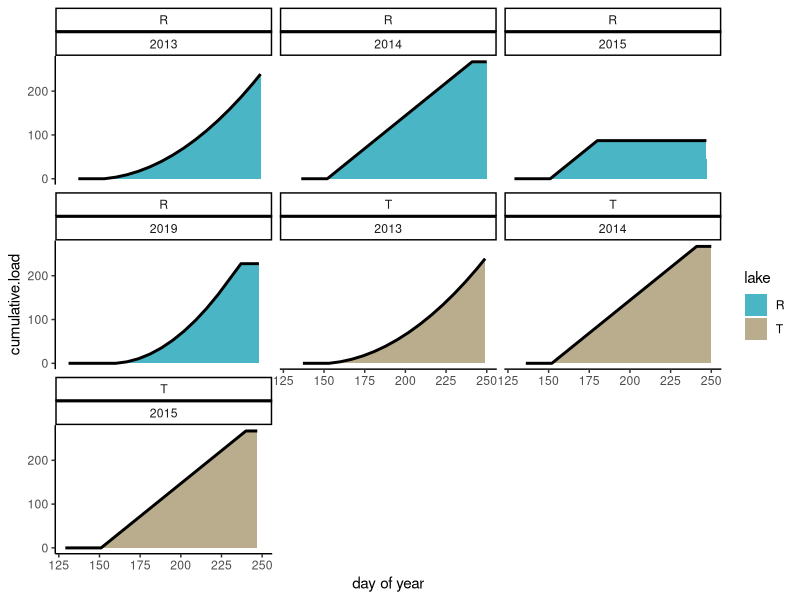
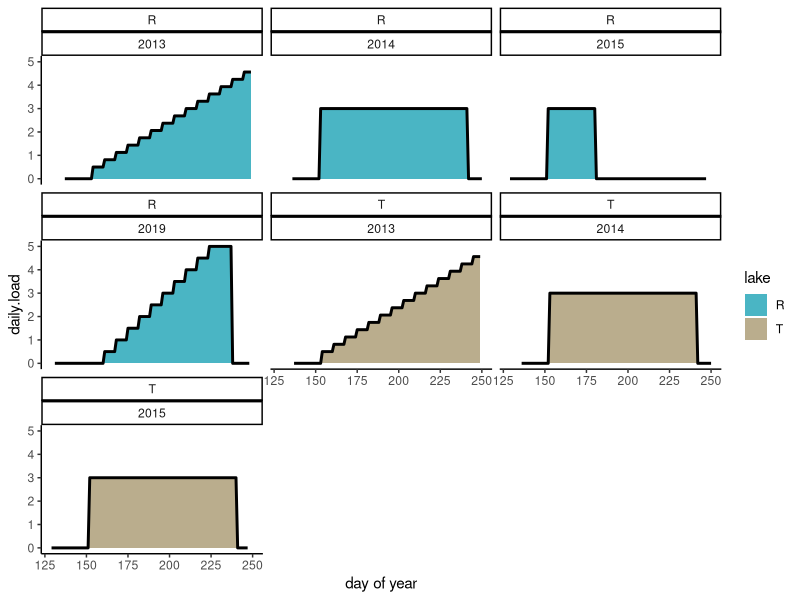

These charts were generated, in order, by the following R code:
# create a dataframe that has daily cumulative and single day P-load for
# each of the years I am using in analysis

library(tidyverse)

# create a dataframe with each of the lake_year combinations and all of the 
# days of the year empty

# get the lake_years and days from the chlorophyll data
chl = read.csv("./formatted data/manual_chlorophyll.csv")

nut.load = chl %>% mutate(cumulative.load = 0, daily.load = 0)

nut.load <- nut.load %>%
  dplyr::rename(doy = doyCat)


# Need nutrient loading rates for Tuesday in 2013, 2014, and 2015
# and Peter in 2013, 2014, 2015, and 2019

# From Wilkinson et al. 2018 (Ecological Monographs):

# 2013: 0.5 mg P*m-2*d-1 increasing weekly by 0.3125 mg P*m-2*d-1 until doy 203,
  # after which the weekly increase was 0.625 

# 2014: R and T had an aerial P loading rate of 3 mg P*m-2*d-1 from doy 153-241

# 2015: R had an aerial P loading rate of 3 mg P*m-2*d-1 from doy 152-180
#       T had an aerial P loading rate of 3 mg P*m-2*d-1 from doy 152-240
# 

# From Buelo et al. 2022 Ecological Applications:

# "In the second year, 2019, nutrients 
# were added to Peter Lake daily starting 
# on day of year 161 and ending on day of year 237. 
# Solutions of phosphoric acid and ammonium nitrate 
# were prepared and distributed by pumping them into the
# prop-wash of a boat propelled by an electric motor.
# Nutrients were added at a fixed 15:1 molar ratio of N:P, 
# with the loading rate starting at 0.5 mg P m−2 day−1 for the first week.
# Every 7 days, the nutrient loading rate was increased by 0.5 mg P m−2 day−1 
# until reaching a rate of 5 mg P m−2 day−1 in week 10, which was then maintained
# for 7 additional days before stopping nutrient additions."

# calculate the daily load for 2019
calculate_daily_load_2019 <- function(doy) {
  start_doy <- 161
  end_doy <- 237
  initial_load <- 0.5
  final_load <- 5
  load_increase <- 0.5
  weeks <- ((doy - start_doy) %/% 7) + 1
  
  ifelse(doy < start_doy | doy > end_doy,
         0,
         ifelse(weeks <= 10,
                initial_load + load_increase * (weeks - 1),
                final_load))
}

nut.load <- nut.load %>%
  mutate(daily.load = case_when(
    year == 2013 & (lake == "R" | lake == "T") & doy >= 154 ~ 0.5 + 0.3125 * ((doy - 154) %/% 7),
    year == 2013 & (lake == "R" | lake == "T") & doy < 154 ~ 0,
    year == 2013 & (lake == "R" | lake == "T") & doy > 203 ~ 0.5 + 0.625 * ((doy - 203) %/% 7),
    (lake == "R" | lake == "T") & year == 2014 & doy >= 153 & doy <= 241 ~ 3,
    (lake == "R") & year == 2015 & doy >= 152 & doy <= 180 ~ 3,
    (lake == "T") & year == 2015 & doy >= 152 & doy <= 240 ~ 3,
    (lake == "R") & year == 2019 & doy >= 161 & doy <= 237 ~ calculate_daily_load_2019(doy),
    TRUE ~ daily.load
  ))




nut.load = nut.load %>% mutate(year = as.factor(year))

# calculate the cumulative loading

nut.load = nut.load %>% 
  arrange(lake, year) %>%
  dplyr::group_by(lake, year) %>% 
  dplyr::mutate(cumulative.load = cumsum(daily.load))

nut.load.13.15 = nut.load %>% filter(year == 2013 | year == 2014 | year == 2015 | year == 2019)
png("./figures/explanatory variables/cumulative nutrient loading.png", height = 6, width = 6, units = "in", res = 300)

ggplot(nut.load.13.15 %>% filter(lake != "L"), aes(x = doy, y = cumulative.load, fill = lake))+
  geom_area()+
  geom_line(color = "black", size = 1)+
  facet_wrap(lake~year)+
  theme_classic()+
  labs(x = "day of year")+
  scale_fill_manual(values = c("R"=  "#4AB5C4", "L" = "#ADDAE3", "T"=  "#BAAD8D"))

dev.off()



png("./figures/explanatory variables/daily nutrient loading.png", height = 6, width = 6, units = "in", res = 300)

ggplot(nut.load.13.15 %>% filter(lake != "L"), aes(x = doy, y = daily.load, fill = lake))+
  geom_area()+
  geom_line(color = "black", size = 1)+
  facet_wrap(lake~year)+
  theme_classic()+
  labs(x = "day of year")+
  scale_fill_manual(values = c("R"=  "#4AB5C4", "L" = "#ADDAE3", "T"=  "#BAAD8D"))
  
dev.off()

# save the nutrient loading data to a file
write.csv(nut.load, "./formatted data/explanatory variables heatwaves.csv", row.names = FALSE)

